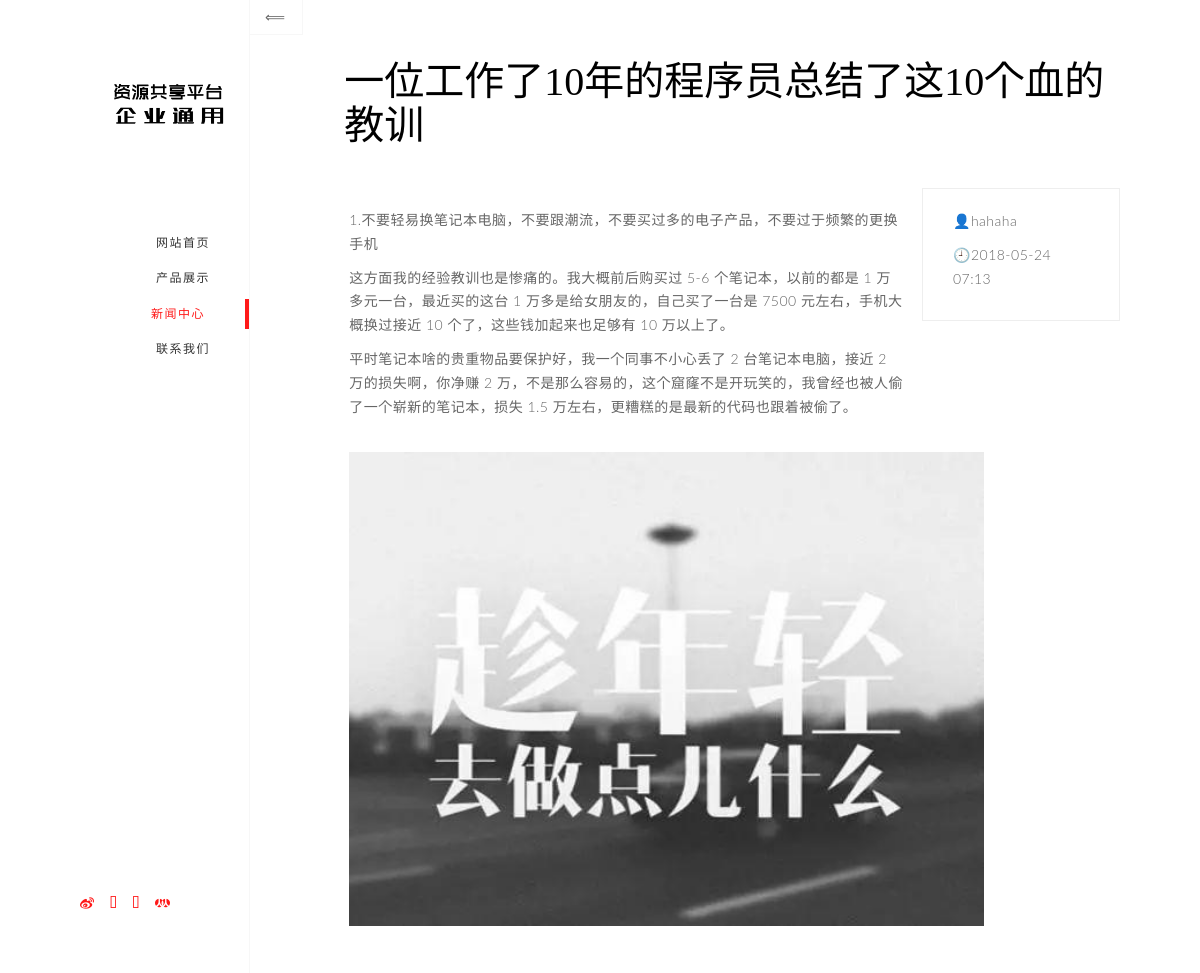
/index.php/news/info?id=4, run on the app's committed database.
### tables this page shows
CREATE TABLE `p_news` (
  `id` int(11) NOT NULL,
  `title` varchar(200) NOT NULL COMMENT '标题',
  `createtime` int(11) NOT NULL DEFAULT '0' COMMENT '创建时间',
  `updatetime` int(11) NOT NULL DEFAULT '0' COMMENT '更新时间',
  `content` text NOT NULL COMMENT '内容',
  `author` varchar(50) NOT NULL COMMENT '作者'
);

CREATE TABLE `p_news_imgs` (
  `id` int(11) NOT NULL,
  `pid` int(11) NOT NULL DEFAULT '0' COMMENT '父id',
  `imgname` varchar(100) NOT NULL COMMENT '图片名称'
);

### xiweb/home/controllers/News.php (called while the page is built, shortened)
<?php
class News extends MY_Controller {
    public function __construct() {
        $this->load->model('News_model', '', true);
    }
    public function info()
    {
        $aGet=$this->input->get();
        $aData=array();
        $aImgs=array();
        $this->News_model->getData($aGet, $aData, $aImgs);
        $data['aData']=$aData;
        $data['aImgs']=$aImgs;
        $this->load->view('news/news_info', $data);
    }
}

### index.php (called while the page is built, shortened)
<?php
require_once BASEPATH.'core/CodeIgniter.php';

### xisys/core/Controller.php (called while the page is built, shortened)
<?php
class CI_Controller {
	private static $instance;
	public function __construct()
	{
		self::$instance =& $this;
	}
	public static function &get_instance()
	{
		return self::$instance;
	}
}

### xisys/core/Model.php (called while the page is built, shortened)
<?php
class CI_Model {
	public function __get($key)
	{
		return get_instance()->$key;
	}
}

### xiweb/home/models/News_model.php (called while the page is built, shortened)
<?php
class News_model extends CI_Model {
    public function getData($aGet, &$aData, &$aImgs){
        $sDataSql = "SELECT id,title,createtime,content,author "
                . "FROM `p_news` WHERE id=".$aGet['id'];
        $sDataQuery = $this->db->query($sDataSql);
        $aData = $sDataQuery->row_array();
        $aData['ymd'] = date('Ymd', $aData['createtime']);
        $aData['datetime'] = date('Y-m-d H:i', $aData['createtime']);
        $sImgsSql = "SELECT imgname FROM `p_news_imgs` WHERE pid=".$aGet['id'];
        $sImgsQuery = $this->db->query($sImgsSql);
        $aImgs = $sImgsQuery->result_array();
    }
}

### xisys/database/DB_driver.php (called while the page is built, shortened)
<?php
abstract class CI_DB_driver {
	public $dbdriver		= 'mysqli';
	public $char_set		= 'utf8';
	public $pconnect		= FALSE;
	public $db_debug		= FALSE;
	public $save_queries		= TRUE;
	protected $_trans_depth		= 0;
	public function initialize()
	{
		$this->conn_id = $this->db_connect($this->pconnect);
		return $this->db_set_charset($this->char_set);
	}
	public function db_set_charset($charset)
	{
		return TRUE;
	}
	public function query($sql, $binds = FALSE, $return_object = NULL)
	{
		if ($sql === '')
		{
			log_message('error', 'Invalid query: '.$sql);
			return ($this->db_debug) ? $this->display_error('db_invalid_query') : FALSE;
		}
		elseif ( ! is_bool($return_object))
		{
			$return_object = ! $this->is_write_type($sql);
		}
		$time_start = microtime(TRUE);
		if (FALSE === ($this->result_id = $this->simple_query($sql)))
		{
			if ($this->save_queries === TRUE)
			{
				$this->query_times[] = 0;
			}
			if ($this->_trans_depth !== 0)
			{
				$this->_trans_status = FALSE;
			}
			$error = $this->error();
			log_message('error', 'Query error: '.$error['message'].' - Invalid query: '.$sql);
			if ($this->db_debug)
			{
				while ($this->_trans_depth !== 0)
				{
					$trans_depth = $this->_trans_depth;
					$this->trans_complete();
					if ($trans_depth === $this->_trans_depth)
					{
						log_message('error', 'Database: Failure during an automated transaction commit/rollback!');
						break;
					}
				}
				return $this->display_error(array('Error Number: '.$error['code'], $error['message'], $sql));
			}
			return FALSE;
		}
		$time_end = microtime(TRUE);
		$RES		= new $driver($this);
		return $RES;
	}
	public function load_rdriver()
	{
		$driver = 'CI_DB_'.$this->dbdriver.'_result';
		if ( ! class_exists($driver, FALSE))
		{
			require_once(BASEPATH.'database/DB_result.php');
		}
		return $driver;
	}
	public function simple_query($sql)
	{
		return $this->_execute($sql);
	}
	public function is_write_type($sql)
	{
		return (bool) preg_match('/^\s*"?(SET|INSERT|UPDATE|DELETE|REPLACE|CREATE|DROP|TRUNCATE|LOAD|COPY|ALTER|RENAME|GRANT|REVOKE|LOCK|UNLOCK|REINDEX)\s/i', $sql);
	}
}

### xisys/database/drivers/mysqli/mysqli_driver.php (called while the page is built, shortened)
<?php
class CI_DB_mysqli_driver extends CI_DB {
	public $compress = FALSE;
	public $stricton;
	public function db_connect($persistent = FALSE)
	{
		if ($this->hostname[0] === '/')
		{
			$hostname = NULL;
			$port = NULL;
			$socket = $this->hostname;
		}
		else
		{
			$hostname = ($persistent === TRUE)
				? 'p:'.$this->hostname : $this->hostname;
			$port = empty($this->port) ? NULL : $this->port;
			$socket = NULL;
		}
		$client_flags = ($this->compress === TRUE) ? MYSQLI_CLIENT_COMPRESS : 0;
		$this->_mysqli = mysqli_init();
		$this->_mysqli->options(MYSQLI_OPT_CONNECT_TIMEOUT, 10);
		if (isset($this->stricton))
		{
			if ($this->stricton)
			{
				$this->_mysqli->options(MYSQLI_INIT_COMMAND, 'SET SESSION sql_mode = CONCAT(@@sql_mode, ",", "STRICT_ALL_TABLES")');
			}
			else
			{
				$this->_mysqli->options(MYSQLI_INIT_COMMAND,
					'SET SESSION sql_mode =
					REPLACE(REPLACE(REPLACE(REPLACE(REPLACE(REPLACE(
					@@sql_mode,
					"STRICT_ALL_TABLES,", ""),
					",STRICT_ALL_TABLES", ""),
					"STRICT_ALL_TABLES", ""),
					"STRICT_TRANS_TABLES,", ""),
					",STRICT_TRANS_TABLES", ""),
					"STRICT_TRANS_TABLES", "")'
				);
			}
		}
		if ($this->_mysqli->real_connect($hostname, $this->username, $this->password, $this->database, $port, $socket, $client_flags))
		{
			return $this->_mysqli;
		}
		return FALSE;
	}
	protected function _execute($sql)
	{
		return $this->conn_id->query($this->_prep_query($sql));
	}
	protected function _prep_query($sql)
	{
		return $sql;
	}
}

### xisys/database/DB_result.php (called while the page is built, shortened)
<?php
class CI_DB_result {
	public $result_array			= array();
	public $current_row			= 0;
	public function __construct(&$driver_object)
	{
		$this->result_id = $driver_object->result_id;
	}
	public function result_array()
	{
		while ($row = $this->_fetch_assoc())
		{
			$this->result_array[] = $row;
		}
		return $this->result_array;
	}
	public function row_array($n = 0)
	{
		$result = $this->result_array();
		return $result[$this->current_row];
	}
}

### xisys/database/drivers/mysqli/mysqli_result.php (called while the page is built, shortened)
<?php
class CI_DB_mysqli_result extends CI_DB_result {
	protected function _fetch_assoc()
	{
		return $this->result_id->fetch_assoc();
	}
}

### xiweb/home/views/news/news_info.php (the view, shortened to what this page needs)
<section id="page-ajax" class=" section-current">
    <a href="javascript:history.back(-1);" class="page-sublink btn btn-default btn-prev page-link">
        <i class="fa fa-long-arrow-left"></i></a>
    <div class="content">
    <div class="container-fluid">
    <div class="row">
        <div class="col-lg-10 col-lg-offset-1">
            <div class="space40"></div>
            <div class="page-header">
                <h3><span class="color-black"><?php echo $aData['title']; ?></span></h3>
            </div>
            <div class="space20"></div>
            <div class="row">
                <div class="col-sm-9 no-padding" style="padding:20px;">
                    <?php echo $aData['content']; ?><br />
                    <?php if(!empty($aImgs)){ ?>
                    <?php foreach($aImgs as $k => $v){ ?>
                        <img src="/data/upload/news/<?php echo $aData['ymd']; ?>/<?php echo $v['imgname']; ?>" style="width: 635px;" />
                    <?php } ?>
                    <?php } ?>
                </div>
                <div class="col-sm-3 col-box bg-white">
                    <p><i class="fa fa-fw fa-user color-default"></i><?php echo $aData['author']; ?></p>
                    <p><i class="fa fa-fw fa-calendar color-default"></i><?php echo $aData['datetime']; ?></p>
                </div>
            </div>
        </div>
    </div>
    </div>
    <div class="space30"></div>
    </div>
</section>

### data/css/style-red.css (style rules this page uses)
html, body { width: 100%; height: 100%; }
body { font-family: 'Lato', sans-serif; font-weight: 400; line-height: 1.7; }
p { letter-spacing: 0.5px; font-size: 14px; line-height: 1.7; color: #666; font-weight: 300; }
a { color: #666; font-size: 14px; font-weight: 300; -webkit-transition: all 0.4s; -moz-transition: all 0.4s; -o-transition: all 0.4s; transition: all 0.4s; }
h1, h2, h3, h4, h5, h6, a, small { font-family: 'Oswald', serif; }
h3 { font-size: 40px; font-weight: 300; }
.color-black { color: #000000; }
.color-default { color: #ff1919; }
.bg-white { background: #fff; }
.col-box { padding: 20px 30px; border: 1px solid #eee; margin-left: -1px; margin-bottom: -1px; }
.no-padding { padding: 0; }
.page-wrapper section { position: absolute; z-index: -1; top: 0; left: 0; bottom: 0; right: 0; -webkit-backface-visibility: hidden; -moz-backface-visibility: hidden; backface-visibility: hidden; visibility: hidden; -webkit-transform: translate3d(0, 0, 0); -moz-transform: translate3d(0, 0, 0); -o-transform: translate3d(0, 0, 0); transform: translate3d(0, 0, 0); -webkit-transform: preserve-3d; -moz-transform: preserve-3d; -o-transform: preserve-3d; transform: preserve-3d; background: #fff; overflow: hidden; }
.page-wrapper section.section-current { visibility: visible; z-index: 1; }
.page-wrapper section .content { position: relative; width: 100%; min-height: 100%; height: 100%; overflow: hidden; overflow-y: scroll; -webkit-overflow-scrolling: touch; }
.page-wrapper section .btn-prev { position: fixed; z-index: 999; top: -1px; left: -1px; margin: 0; }
.page-header { padding: 0px; margin: 0; margin-bottom: 20px; border: 0; color: #ff1919; text-transform: uppercase; }
.page-header h1, .page-header h2, .page-header h3 { margin-bottom: 10px; }
.btn { background: #fff; color: #666666; border: 1px solid #f7f7f7; -webkit-transition: all 0.8s ease 0s; -moz-transition: all 0.8s ease 0s; -o-transition: all 0.8s ease 0s; transition: all 0.8s ease 0s; border-radius: 0; padding: 10px 15px; margin: 10px 1px; cursor: pointer; font-family: 'Oswald', serif; text-transform: uppercase; font-weight: 300; text-decoration: none; letter-spacing: 1.5px; }
.space20 { height: 20px; }
.space30 { height: 30px; }
.space40 { height: 40px; }

### data on the page
p_news: title "一位工作了10年的程序员总结了这10个血的教训", content "1.不要轻易换笔记本电脑，不要跟潮流，不要买过多的电子产品，不要过于频繁的更换手机 这方面我的经验教训也是惨痛的。我大概前后购买过 5-6 个笔记本，以前的都是 1 万多元一台，最近买的这台 1 万多是给女朋友的，自己买了一台是 7500 元左右，手机大概换过接近 10 个了，这些钱加起来也足够有 10 万以上了。 平时笔记本啥的贵重物品要保护好，我一个同事不小心丢了 2 台笔记本电脑，接近 2 万的损失啊，你净赚 2 万，不是那么容易的，这个窟窿不是开玩笑的，我曾经也被人偷了一个崭新的笔记本，损失 1.5 万左右，更糟糕的是最新的代码也跟着被偷了。", author "hahaha"
p_news_imgs: imgname (picture)

### other printed values
$aData['datetime'] "2018-05-24 07:13"
